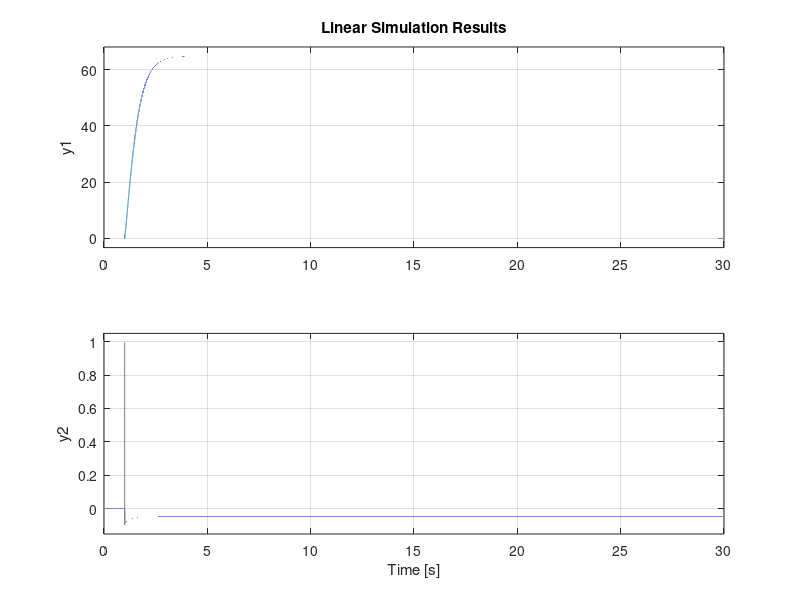

MATLAB code for this plot:
%constantes
clear; clc; cla
%Constantes
fb=50; %frecuencia base
wb=2*pi*fb;%fercuencia angular base
Rs=0.004;
Rr=0.000549;
Xm=3.95279;
Rfd=0.2696;
Rkd=0.2696;
Xd=0.453;
Rkq2= 0.00549;
Rkq1= 0.00549;
Xmd=0.2;
Xmq=0.2;
Xss=0.4;
Xrr=0.0549;
Xkq1=0.549;
Xkq2=0.549;
Xkd=2696;
Xq=0.453;
Xfd=0.2696;

s= -0.0051; %para cada network


%condiciones
wr=0.8;
a=-0.098; %Vds de cada caso
b=0.995; %Vqs de cada caso
c=-0.085; %Vdf de cada caso



%dependientes
ws= wr/(s-1);%velocidad angular del estator
alpha1=(Xss*Xrr)-(s*(Xm)^2);
alpha2=Xm^2-s*Xss*Xrr;
Bs=Xm*Xss*(1-s);
Br=Xm*Xrr*(1-s);
o=(1-Xm^2)/(Xss*Xrr);
X1d=Xfd-Xmd^2/Xd;
X1q=Xkq1-Xmq^2/Xq;
X2d=Xmd-Xmd^2/Xd;
X2q=Xmq-Xmq^2/Xq;
X3d=Xkd-Xmd^2/Xd;
X3q=Xkq2^2-Xmq*Xq;
o1d=X1d*X3d-X2d^2;
o1q=X1q*X3q-X2q^2;

Xod=1/(Xd*o1d);
Xoq=1/(Xq*o1q);

o2d=Xfd*Xkd-Xmd^2;
o2q=Xkq1*Xkq2-Xmq^2;
o3d=Xmd*Xkd-Xmd^2;
o3q=Xmq*Xkq2-Xmq^2;
o4d=Xmd*Xfd-Xmd^2;
o4q=Xmq*Xkq1-Xmq^2;




A=[-wb*Rs*o2d*Xod,wr*Xq*o2d*Xod,-wb*Rfd*o3d*Xod,-wb*Rkd*o4d*Xod,-wr*Xmq*o2d*Xod,-wr*Xmq*o2d*Xod;-wr*Rs*o2q*Xoq,-wb*Rs*o2d*Xoq,wr*Xmd*o2q*Xoq,wr*Xmd*o2q*Xoq,-wb*Rkq1*o3q*Xoq,-wb*Rkq2*o4q*Xoq;-wb*Rs*o3d*Xod,wr*Xq*o3d*Xod,-wb*Rfd*Xd*X3d*Xod,wb*Rkd*Xd*X2d*Xod,-wr*Xmq*o3d*Xod,-wr*Xmq*o3d*Xod;-wb*Rs*o4d*Xod,wr*Xq*o4d*Xod,wb*Rfd*Xd*X2d*Xod,-wb*Rkd*Xd*X1d*Xod,-wr*Xmq*o4d*Xod,-wr*Xmq*o4d*Xod;-wr*Xd*o3q*Xoq,-wb*Rs*o3q*Xoq,wr*Xmd*o3q*Xoq,wr*Xmd*o3q*Xoq,-wb*Rkq1*Xq*X3q*Xoq,wb*Rkq2*Xq*X2q*Xoq;-wr*Xd*o4q*Xoq,-wb*Rs*o4q*Xoq,wr*Xmd*o4q*Xoq,wr*Xmd*o4q*Xoq,wb*Rkq1*Xq*X2q*Xoq,-wb*Rkq2*Xq*X1q*Xoq];
bmatriz=[o2d*Xod,0,o3d*Xod,o4d*Xod,0,0;0,o2q*Xoq,0,0,o3q*Xoq,o4q*Xoq;-o3d*Xod,0,-Xd*X3d*Xod,Xd*X2d*Xod,0,0];
B = -wb*transpose(bmatriz);
C=[1,0,0,0,0,0;0,1,0,0,0,0];
D=0;

dt = 0.0001;

F=ss(A,B,C,D);
t=0:dt:30;
Vds=(a*(t>=1));
Vqs=(b*(t>=1));
Vfd=(c*(t>=1));
u=[Vds;Vqs;Vfd];

lsim(F,u,t)
pause(0.1);
y=F
%salidas
%ids
y1=y(1,:);
%iqs
y2=y(2,:);
